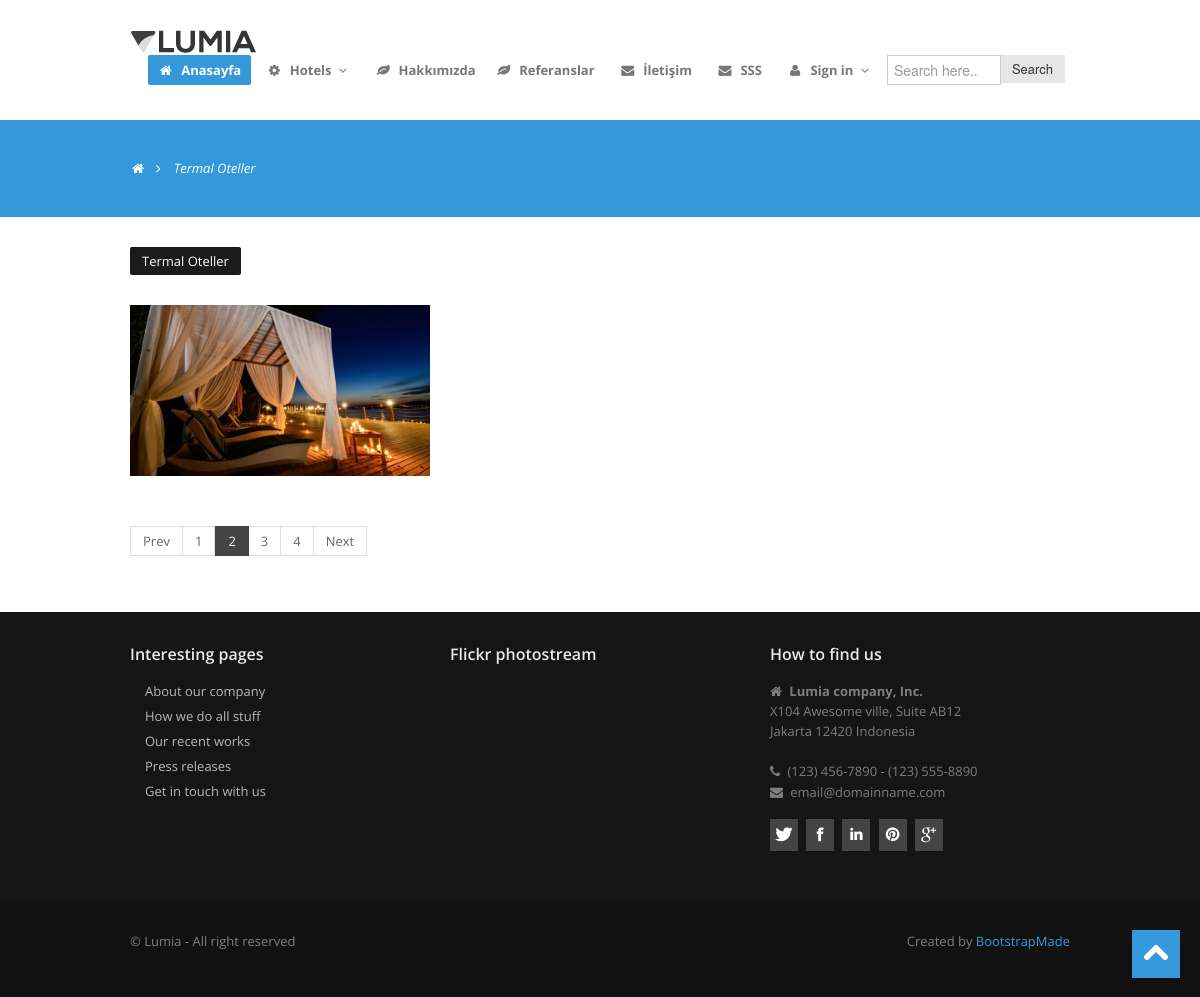
The page /category/6/Termal-Oteller/ on the database its author committed.
### product/models.py (models this page shows, shortened)
class Category(MPTTModel):
    STATUS = (
        ('True', 'Evet'),
        ('False', 'Hayır'),
    )
    title = models.CharField(max_length=100)
    keywords = models.CharField(blank=True, max_length=255)
    description = models.CharField(blank=True, max_length=255)
    image = models.ImageField(blank=True, upload_to='images/')
    status = models.CharField(max_length=10, choices=STATUS)
    slug = models.SlugField(null=False,unique=True)
    parent = TreeForeignKey('self', blank=True, null=True, related_name='children', on_delete=models.CASCADE)
    create_at = models.DateTimeField(auto_now_add=True)
    update_at = models.DateTimeField(auto_now=True)
    class MPTTMeta:
        order_insertion_by = ['title']
    def image_tag(self):
        return mark_safe('<img src="{}" height="50"/>'.format(self.image.url))
    image_tag.short_description = 'Image'

class Product(models.Model):
    STATUS = (
        ('True', 'Evet'),
        ('False', 'Hayır'),
    )
    category = models.ForeignKey(Category, on_delete=models.CASCADE)  # Relation with category table
    title = models.CharField(max_length=150)
    keywords = models.CharField(blank=True, max_length=255)
    description = models.CharField(blank=True, max_length=255)
    image = models.ImageField(blank=True, upload_to='images/')
    star = models.IntegerField()
    address = models.CharField(blank=True,max_length=100)
    phone = models.CharField(blank=True, max_length=20)
    fax = models.CharField(blank=True, max_length=20)
    email = models.CharField(blank=True, max_length=50)
    city = models.CharField(blank=True, max_length=50)
    country = models.CharField(blank=True, max_length=50)
    detail = RichTextUploadingField()
    slug = models.SlugField(null=False,unique=True)
    status = models.CharField(max_length=10, choices=STATUS)
    create_at = models.DateTimeField(auto_now_add=True)
    update_at = models.DateTimeField(auto_now=True)
    def image_tag(self):
        return mark_safe('<img src="{}" height="50"/>'.format(self.image.url))
    image_tag.short_description = 'Image'

### home/views.py (the view)
# urls.py: path('category/<int:id>/<slug:slug>/', views.category_products, name='category_products'),
def category_products(request,id,slug):
    category = Category.objects.all()
    categorydata = Category.objects.get(pk=id)
    products = Product.objects.filter(category_id=id)
    context = {'products': products,
                'category': category,
                'categorydata': categorydata}
    return render(request,'products.html',context)

### home/templates/products.html (shortened to what this page needs)
{% extends "homebase.html" %}
{% load static %}
{% block content %}
    <section id="subintro">
        <div class="container">
            <div class="row">
                <div class="span8">
                    <ul class="breadcrumb">
                        <li><a href="/"><i class="icon-home"></i></a><i class="icon-angle-right"></i></li>
                        <li class="active">{{categorydata.title}}</li>
                    </ul>
                </div>
            </div>
        </div>
    </section>
   <section id="maincontent">
      <div class="container">
        <div class="row">
          <div class="span12">
            <ul class="filter">
              <li class="all active"><a href="#" class="btn">{{categorydata.title}}</a></li>
            </ul>
          </div>
        </div>
        <div class="row">
          <ul class="portfolio-area da-thumbs">
        {% for rs in products%}
            <li class="portfolio-item" data-id="id-0" data-type="web">
              <div class="span4">
                <div class="thumbnail">
                  <div class="image-wrapp">
                    <img src="{{ rs.image.url }}" alt="Portfolio name" title="" />
                  </div>
                </div>
              </div>
            </li>
        {% endfor %}
          </ul>
        </div>
        <div class="row">
          <div class="span12">
            <div class="pagination">
              <ul>
                <li><a href="#">Prev</a></li>
                <li><a href="#">1</a></li>
                <li class="active"><a href="#">2</a></li>
                <li><a href="#">3</a></li>
                <li><a href="#">4</a></li>
                <li><a href="#">Next</a></li>
              </ul>
            </div>
          </div>
        </div>
      </div>
    </section>
{% endblock %}

### home/static/assets/css/style.css (style rules this page uses)
.row { margin-bottom:30px; }
#maincontent { z-index:1000; margin-top:0px; }
section#subintro { width: 100%; color: #fff; height:auto; margin: 0 auto; padding: 0; margin-bottom:30px; }
ul.filter { list-style:none; margin-left:0; }
ul.filter li { float:left; margin-right:10px; }
ul.filter li.active a { text-shadow:none; color:#fff; background: #1b1b1b; }
.portfolio-area { float: left; width:100%; margin:0; padding:0; }
.portfolio-area li { float: left; list-style:none; margin:0 0 20px 0; padding:0; }
.portfolio-area li div { margin-bottom:10px; }
.portfolio-area .thumbnail, .portfolio-home .thumbnail { display: block; padding:0; border:none; }
.portfolio-area .image-wrapp, .portfolio-home .image-wrapp { position:relative; padding:0; overflow:hidden; border:nonw; }
.portfolio-area .image-wrapp img, .portfolio-home .image-wrapp img { margin:0; padding:0; }
.da-thumbs li { overflow: hidden; display: block; position: relative; margin:0; padding:0; }
.da-thumbs li img { width:100%; display: block; position: relative; overflow: hidden; }
.pagination { margin-top:0; }
.pagination ul li a { color:#666; }
.pagination ul li.active a { background:#444; color:#fff; border:1px solid #444; }
[class^="icon-"], [class*=" icon-"] { float:none; }
[class^="icon-"], [class*=" icon-"] { margin-top: 1px; margin-right: .3em; }
#subintro .breadcrumb { margin:30px 0 0; background:none; }
#subintro ul.breadcrumb li { margin-bottom:0; padding-bottom:0; color:#fff; font-style:italic; }
#subintro ul.breadcrumb li a { color:#fff; }
.breadcrumb > li { display: inline-block; *display: inline; line-height:1.6em; *zoom: 1; }

### home/static/assets/color/default.css (style rules this page uses)
a { color: #3498db; }
section#subintro { background: #3498db; }

### home/static/assets/css/overwrite.css (style rules this page uses)
img { max-width: 100%; width: auto\9; height: auto; vertical-align: middle; border: 0; -ms-interpolation-mode: bicubic; }
body { margin: 0; font-family:'Open Sans', Arial, sans-serif; font-size: 13px; line-height: 1.6em; color: #666; background-color: #ffffff; }
a { color: #0088cc; text-decoration: none; }
.btn { display: inline-block; *display: inline; *zoom: 1; padding: 4px 12px; margin-bottom: 0; font-size: 13px; line-height: 20px; text-align: center; vertical-align: middle; cursor: pointer; color: #333333; text-shadow: none; background-color: #e6e6e6; background-image:none; border:none; *border: 0; *margin-left: .3em; -webkit-box-shadow: none; -moz-box-shadow: none; box-shadow: none; -webkit-border-radius: 2px; -moz-border-radius: 2px; border-radius: 2px; }
.btn:first-child { *margin-left: 0; }
.breadcrumb { padding: 8px 0; background-color: #fff; -webkit-border-radius: 0; -moz-border-radius: 0; border-radius: 0; }
.breadcrumb > li { text-shadow: none; }
.pagination ul { -webkit-border-radius: 0; -moz-border-radius: 0; border-radius: 0; -webkit-box-shadow: none; -moz-box-shadow: none; box-shadow: none; }
.pagination ul > li:first-child > a, .pagination ul > li:first-child > span { -webkit-border-top-left-radius: 0; -moz-border-radius-topleft: 0; border-top-left-radius: 0; -webkit-border-bottom-left-radius: 0; -moz-border-radius-bottomleft: 0; border-bottom-left-radius: 0; }
.pagination ul > li:last-child > a, .pagination ul > li:last-child > span { -webkit-border-top-right-radius: 0; -moz-border-radius-topright: 0; border-top-right-radius: 0; -webkit-border-bottom-right-radius: 0; -moz-border-radius-bottomright: 0; border-bottom-right-radius: 0; }
.thumbnail { -webkit-border-radius: 0; -moz-border-radius: 0; border-radius: 0; -webkit-box-shadow: none; -moz-box-shadow: none; box-shadow: none; }

### rows shown on the page
Category: title "Termal Oteller"
Product: image (picture)
